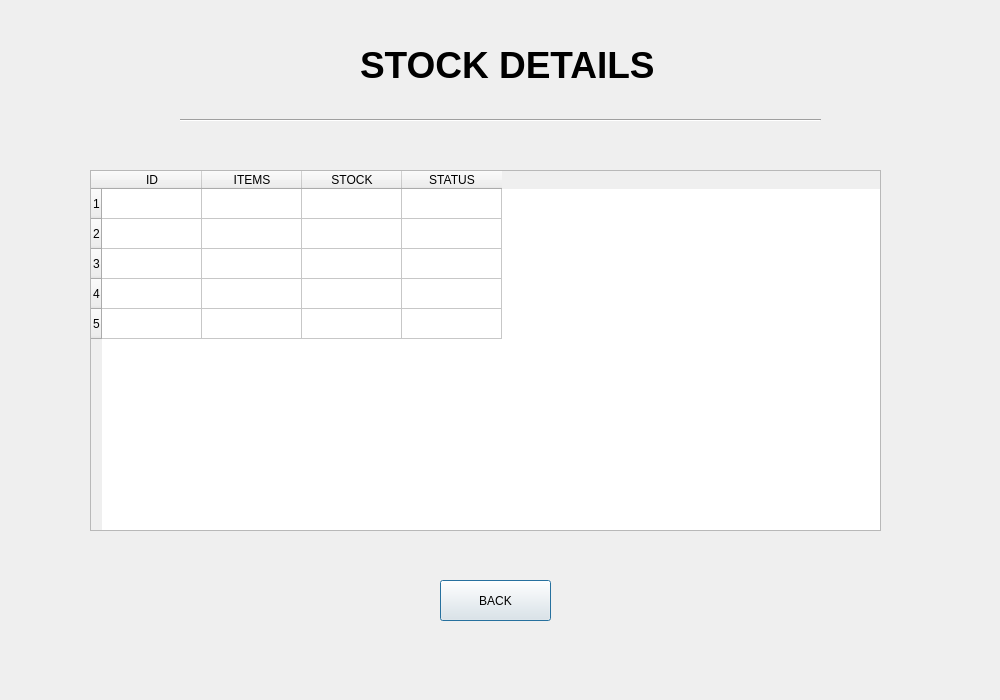
<?xml version="1.0" encoding="UTF-8"?>
<ui version="4.0">
 <class>stock_alert</class>
 <widget class="QDialog" name="stock_alert">
  <property name="geometry">
   <rect>
    <x>0</x>
    <y>0</y>
    <width>1000</width>
    <height>700</height>
   </rect>
  </property>
  <property name="windowTitle">
   <string>Dialog</string>
  </property>
  <widget class="QPushButton" name="pushButton">
   <property name="geometry">
    <rect>
     <x>440</x>
     <y>580</y>
     <width>111</width>
     <height>41</height>
    </rect>
   </property>
   <property name="styleSheet">
    <string notr="true">font: 20pt &quot;Segoe UI&quot;;</string>
   </property>
   <property name="text">
    <string>BACK</string>
   </property>
  </widget>
  <widget class="QLabel" name="label">
   <property name="geometry">
    <rect>
     <x>360</x>
     <y>30</y>
     <width>311</width>
     <height>71</height>
    </rect>
   </property>
   <property name="text">
    <string>&lt;html&gt;&lt;head/&gt;&lt;body&gt;&lt;p&gt;&lt;span style=&quot; font-size:28pt; font-weight:700;&quot;&gt;STOCK DETAILS &lt;/span&gt;&lt;/p&gt;&lt;/body&gt;&lt;/html&gt;</string>
   </property>
  </widget>
  <widget class="Line" name="line">
   <property name="geometry">
    <rect>
     <x>180</x>
     <y>110</y>
     <width>641</width>
     <height>20</height>
    </rect>
   </property>
   <property name="orientation">
    <enum>Qt::Orientation::Horizontal</enum>
   </property>
  </widget>
  <widget class="QTableWidget" name="tableWidget">
   <property name="geometry">
    <rect>
     <x>90</x>
     <y>170</y>
     <width>791</width>
     <height>361</height>
    </rect>
   </property>
   <row/>
   <row/>
   <row/>
   <row/>
   <row/>
   <column>
    <property name="text">
     <string>ID</string>
    </property>
   </column>
   <column>
    <property name="text">
     <string>ITEMS</string>
    </property>
   </column>
   <column>
    <property name="text">
     <string>STOCK</string>
    </property>
   </column>
   <column>
    <property name="text">
     <string>STATUS</string>
    </property>
   </column>
  </widget>
 </widget>
 <resources/>
 <connections/>
</ui>
